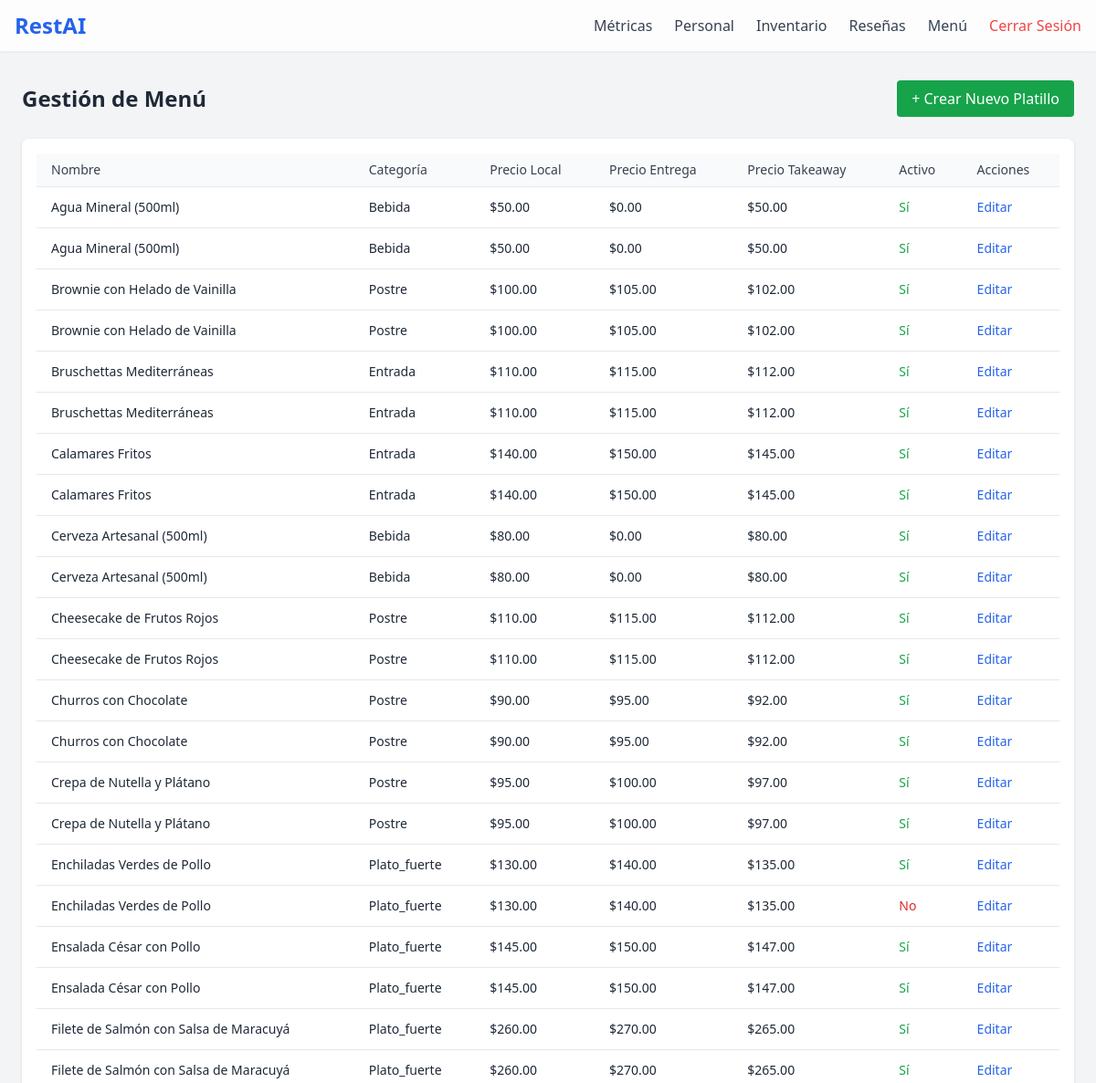
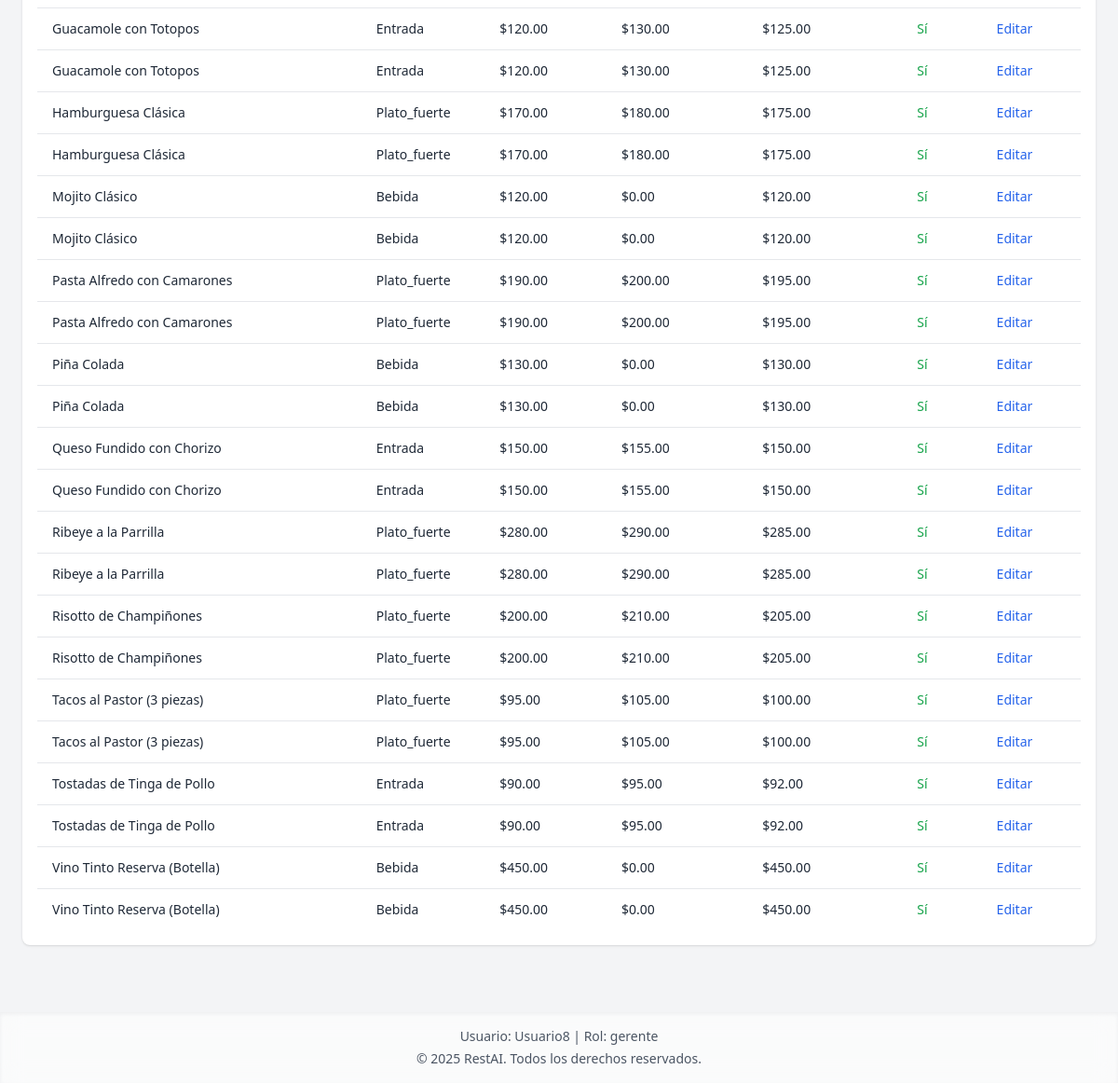
/gerente/menu.php (signed in), run on the app's committed database (2 pictures, top to bottom).
### tables this page shows
CREATE TABLE `menu` (
  `id` int(11) NOT NULL,
  `nombre` varchar(100) NOT NULL,
  `descripcion` text DEFAULT NULL,
  `categoria` enum('entrada','plato_fuerte','postre','bebida') NOT NULL,
  `precio_local` decimal(10,2) NOT NULL,
  `precio_entrega` decimal(10,2) DEFAULT NULL,
  `precio_takeaway` decimal(10,2) DEFAULT NULL,
  `alergenos` varchar(255) DEFAULT NULL,
  `food_cost` decimal(10,2) DEFAULT NULL,
  `activo` tinyint(1) DEFAULT 1
);

### gerente/menu.php (the view, shortened to what this page needs)
<?php
require '../config/db.php';
$platillos = $pdo->query("
    SELECT
      id,
      nombre,
      descripcion,
      categoria,
      precio_local,
      precio_entrega,
      precio_takeaway,
      alergenos,
      food_cost,
      activo
    FROM menu
    ORDER BY nombre ASC
")->fetchAll(PDO::FETCH_ASSOC);
?>
<!DOCTYPE html>
<html lang="es">
<head>
  <script src="https://cdn.tailwindcss.com"></script>
</head>
<body class="bg-gray-100 text-gray-800 pt-16">
  <?php include '../components/header.php'; ?>
  <main class="max-w-7xl mx-auto p-6 space-y-6">
    <div class="flex justify-between items-center">
      <h2 class="text-2xl font-semibold">Gestión de Menú</h2>
      <a href="create_menu.php" class="px-4 py-2 bg-green-600 text-white rounded hover:bg-green-700">
        + Crear Nuevo Platillo
      </a>
    </div>
    <section id="tabla-menu" class="bg-white rounded-lg shadow p-4 animate-fade-in-up">
      <div class="overflow-x-auto">
        <table class="min-w-full divide-y divide-gray-200">
          <thead class="bg-gray-50">
            <tr>
              <th class="px-4 py-2 text-left text-sm font-medium text-gray-700">Nombre</th>
              <th class="px-4 py-2 text-left text-sm font-medium text-gray-700">Categoría</th>
              <th class="px-4 py-2 text-left text-sm font-medium text-gray-700">Precio Local</th>
              <th class="px-4 py-2 text-left text-sm font-medium text-gray-700">Precio Entrega</th>
              <th class="px-4 py-2 text-left text-sm font-medium text-gray-700">Precio Takeaway</th>
              <th class="px-4 py-2 text-left text-sm font-medium text-gray-700">Activo</th>
              <th class="px-4 py-2 text-left text-sm font-medium text-gray-700">Acciones</th>
            </tr>
          </thead>
          <tbody class="bg-white divide-y divide-gray-200">
            <?php if (empty($platillos)): ?>
              <tr>
                <td colspan="7" class="px-4 py-4 text-center text-sm text-gray-500">
                  No hay platillos en el menú.
                </td>
              </tr>
            <?php else: ?>
              <?php foreach ($platillos as $p): ?>
                <tr class="hover:bg-gray-50">
                  <td class="px-4 py-3 text-sm"><?= htmlspecialchars($p['nombre']) ?></td>
                  <td class="px-4 py-3 text-sm"><?= ucfirst(htmlspecialchars($p['categoria'])) ?></td>
                  <td class="px-4 py-3 text-sm">$<?= number_format($p['precio_local'], 2) ?></td>
                  <td class="px-4 py-3 text-sm">$<?= number_format($p['precio_entrega'], 2) ?></td>
                  <td class="px-4 py-3 text-sm">$<?= number_format($p['precio_takeaway'], 2) ?></td>
                  <td class="px-4 py-3 text-sm">
                    <?php if ((int)$p['activo'] === 1): ?>
                      <span class="text-green-600 font-medium">Sí</span>
                    <?php else: ?>
                      <span class="text-red-600 font-medium">No</span>
                    <?php endif; ?>
                  </td>
                  <td class="px-4 py-3 text-sm">
                    <a href="edit_menu.php?id=<?= $p['id'] ?>"
                       class="text-blue-600 hover:text-blue-800 font-medium">
                      Editar
                    </a>
                  </td>
                </tr>
              <?php endforeach; ?>
            <?php endif; ?>
          </tbody>
        </table>
      </div>
    </section>
  </main>
  <?php include '../components/footer.php'; ?>
</body>
</html>

### data on the page
menu: nombre "Agua Mineral (500ml)", categoria "Bebida", precio_local "50.00", precio_entrega "0.00", precio_takeaway "50.00", activo "Sí"
menu: nombre "Agua Mineral (500ml)", categoria "Bebida", precio_local "50.00", precio_entrega "0.00", precio_takeaway "50.00", activo "Sí"
menu: nombre "Brownie con Helado de Vainilla", categoria "Postre", precio_local "100.00", precio_entrega "105.00", precio_takeaway "102.00", activo "Sí"
menu: nombre "Brownie con Helado de Vainilla", categoria "Postre", precio_local "100.00", precio_entrega "105.00", precio_takeaway "102.00", activo "Sí"
menu: nombre "Bruschettas Mediterráneas", categoria "Entrada", precio_local "110.00", precio_entrega "115.00", precio_takeaway "112.00", activo "Sí"
menu: nombre "Bruschettas Mediterráneas", categoria "Entrada", precio_local "110.00", precio_entrega "115.00", precio_takeaway "112.00", activo "Sí"
menu: nombre "Calamares Fritos", categoria "Entrada", precio_local "140.00", precio_entrega "150.00", precio_takeaway "145.00", activo "Sí"
menu: nombre "Calamares Fritos", categoria "Entrada", precio_local "140.00", precio_entrega "150.00", precio_takeaway "145.00", activo "Sí"
menu: nombre "Cerveza Artesanal (500ml)", categoria "Bebida", precio_local "80.00", precio_entrega "0.00", precio_takeaway "80.00", activo "Sí"
menu: nombre "Cerveza Artesanal (500ml)", categoria "Bebida", precio_local "80.00", precio_entrega "0.00", precio_takeaway "80.00", activo "Sí"
menu: nombre "Cheesecake de Frutos Rojos", categoria "Postre", precio_local "110.00", precio_entrega "115.00", precio_takeaway "112.00", activo "Sí"
menu: nombre "Cheesecake de Frutos Rojos", categoria "Postre", precio_local "110.00", precio_entrega "115.00", precio_takeaway "112.00", activo "Sí"
menu: nombre "Churros con Chocolate", categoria "Postre", precio_local "90.00", precio_entrega "95.00", precio_takeaway "92.00", activo "Sí"
menu: nombre "Churros con Chocolate", categoria "Postre", precio_local "90.00", precio_entrega "95.00", precio_takeaway "92.00", activo "Sí"
menu: nombre "Crepa de Nutella y Plátano", categoria "Postre", precio_local "95.00", precio_entrega "100.00", precio_takeaway "97.00", activo "Sí"
menu: nombre "Crepa de Nutella y Plátano", categoria "Postre", precio_local "95.00", precio_entrega "100.00", precio_takeaway "97.00", activo "Sí"
menu: nombre "Enchiladas Verdes de Pollo", categoria "Plato_fuerte", precio_local "130.00", precio_entrega "140.00", precio_takeaway "135.00", activo "Sí"
menu: nombre "Enchiladas Verdes de Pollo", categoria "Plato_fuerte", precio_local "130.00", precio_entrega "140.00", precio_takeaway "135.00", activo "No"
menu: nombre "Ensalada César con Pollo", categoria "Plato_fuerte", precio_local "145.00", precio_entrega "150.00", precio_takeaway "147.00", activo "Sí"
menu: nombre "Ensalada César con Pollo", categoria "Plato_fuerte", precio_local "145.00", precio_entrega "150.00", precio_takeaway "147.00", activo "Sí"
menu: nombre "Filete de Salmón con Salsa de Maracuyá", categoria "Plato_fuerte", precio_local "260.00", precio_entrega "270.00", precio_takeaway "265.00", activo "Sí"
menu: nombre "Filete de Salmón con Salsa de Maracuyá", categoria "Plato_fuerte", precio_local "260.00", precio_entrega "270.00", precio_takeaway "265.00", activo "Sí"
menu: nombre "Guacamole con Totopos", categoria "Entrada", precio_local "120.00", precio_entrega "130.00", precio_takeaway "125.00", activo "Sí"
menu: nombre "Guacamole con Totopos", categoria "Entrada", precio_local "120.00", precio_entrega "130.00", precio_takeaway "125.00", activo "Sí"
menu: nombre "Hamburguesa Clásica", categoria "Plato_fuerte", precio_local "170.00", precio_entrega "180.00", precio_takeaway "175.00", activo "Sí"
menu: nombre "Hamburguesa Clásica", categoria "Plato_fuerte", precio_local "170.00", precio_entrega "180.00", precio_takeaway "175.00", activo "Sí"
menu: nombre "Mojito Clásico", categoria "Bebida", precio_local "120.00", precio_entrega "0.00", precio_takeaway "120.00", activo "Sí"
menu: nombre "Mojito Clásico", categoria "Bebida", precio_local "120.00", precio_entrega "0.00", precio_takeaway "120.00", activo "Sí"
menu: nombre "Pasta Alfredo con Camarones", categoria "Plato_fuerte", precio_local "190.00", precio_entrega "200.00", precio_takeaway "195.00", activo "Sí"
menu: nombre "Pasta Alfredo con Camarones", categoria "Plato_fuerte", precio_local "190.00", precio_entrega "200.00", precio_takeaway "195.00", activo "Sí"
menu: nombre "Piña Colada", categoria "Bebida", precio_local "130.00", precio_entrega "0.00", precio_takeaway "130.00", activo "Sí"
menu: nombre "Piña Colada", categoria "Bebida", precio_local "130.00", precio_entrega "0.00", precio_takeaway "130.00", activo "Sí"
menu: nombre "Queso Fundido con Chorizo", categoria "Entrada", precio_local "150.00", precio_entrega "155.00", precio_takeaway "150.00", activo "Sí"
menu: nombre "Queso Fundido con Chorizo", categoria "Entrada", precio_local "150.00", precio_entrega "155.00", precio_takeaway "150.00", activo "Sí"
menu: nombre "Ribeye a la Parrilla", categoria "Plato_fuerte", precio_local "280.00", precio_entrega "290.00", precio_takeaway "285.00", activo "Sí"
menu: nombre "Ribeye a la Parrilla", categoria "Plato_fuerte", precio_local "280.00", precio_entrega "290.00", precio_takeaway "285.00", activo "Sí"
menu: nombre "Risotto de Champiñones", categoria "Plato_fuerte", precio_local "200.00", precio_entrega "210.00", precio_takeaway "205.00", activo "Sí"
menu: nombre "Risotto de Champiñones", categoria "Plato_fuerte", precio_local "200.00", precio_entrega "210.00", precio_takeaway "205.00", activo "Sí"
menu: nombre "Tacos al Pastor (3 piezas)", categoria "Plato_fuerte", precio_local "95.00", precio_entrega "105.00", precio_takeaway "100.00", activo "Sí"
menu: nombre "Tacos al Pastor (3 piezas)", categoria "Plato_fuerte", precio_local "95.00", precio_entrega "105.00", precio_takeaway "100.00", activo "Sí"
menu: nombre "Tostadas de Tinga de Pollo", categoria "Entrada", precio_local "90.00", precio_entrega "95.00", precio_takeaway "92.00", activo "Sí"
menu: nombre "Tostadas de Tinga de Pollo", categoria "Entrada", precio_local "90.00", precio_entrega "95.00", precio_takeaway "92.00", activo "Sí"
menu: nombre "Vino Tinto Reserva (Botella)", categoria "Bebida", precio_local "450.00", precio_entrega "0.00", precio_takeaway "450.00", activo "Sí"
menu: nombre "Vino Tinto Reserva (Botella)", categoria "Bebida", precio_local "450.00", precio_entrega "0.00", precio_takeaway "450.00", activo "Sí"

### other printed values
$_SESSION['nombre'] "Usuario8"
$_SESSION['rol'] "gerente"
